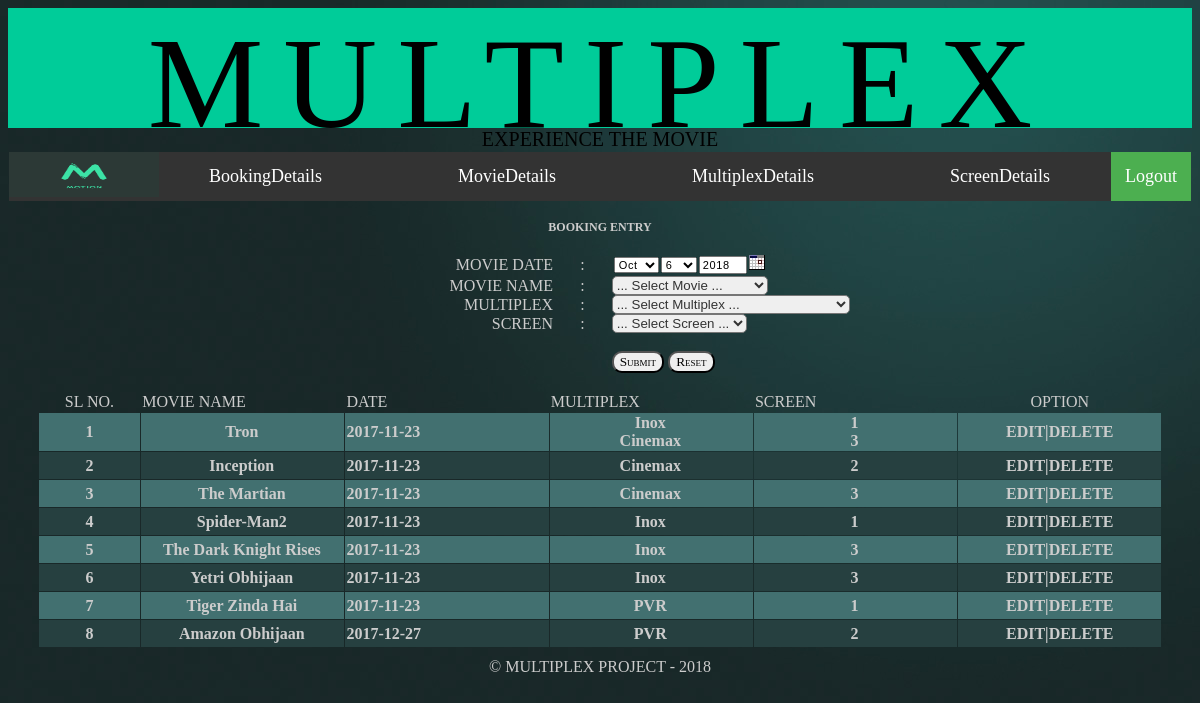
Screenshot of /booking.php with the database file from the repository.
### tables this page shows
CREATE TABLE IF NOT EXISTS `movie_master` (
  `mov_id` int(11) NOT NULL AUTO_INCREMENT,
  `mov_name` varchar(255) NOT NULL,
  `mov_lang` varchar(100) NOT NULL,
  `mov_date` date NOT NULL,
  `mov_time` time NOT NULL,
  `mov_abt` text NOT NULL,
  `mov_status` int(11) NOT NULL,
  PRIMARY KEY (`mov_id`)
);

CREATE TABLE IF NOT EXISTS `movie_detail` (
  `md_id` int(11) NOT NULL AUTO_INCREMENT,
  `mov_id` int(11) NOT NULL,
  `mp_id` int(11) NOT NULL,
  `sc_id` int(11) NOT NULL,
  PRIMARY KEY (`md_id`)
);

CREATE TABLE IF NOT EXISTS `multiplex_master` (
  `mp_id` int(11) NOT NULL AUTO_INCREMENT,
  `mp_name` varchar(255) NOT NULL,
  `mp_address` text NOT NULL,
  `mp_contact` varchar(50) NOT NULL,
  `mp_status` int(11) NOT NULL,
  PRIMARY KEY (`mp_id`)
);

CREATE TABLE IF NOT EXISTS `screen_master` (
  `sc_id` int(11) NOT NULL AUTO_INCREMENT,
  `mp_id` int(11) NOT NULL,
  `no_of_seat` int(11) NOT NULL,
  `sc_name` varchar(50) NOT NULL,
  `sc_status` int(11) NOT NULL,
  PRIMARY KEY (`sc_id`)
);

### booking.php (the view, shortened to what this page needs)
<?php
include "includes/config.php";
?>
<!DOCTYPE html PUBLIC "-//W3C//DTD XHTML 1.0 Transitional//EN" "http://www.w3.org/TR/xhtml1/DTD/xhtml1-transitional.dtd">
<html xmlns="http://www.w3.org/1999/xhtml">
<head>
<title><?php echo $title;?></title></head>
<body background="images/gradbackground.jpg">
<form id="form1" name="form1" method="post" action="">
  <table width="100%" border="0" cellspacing="0" cellpadding="0" >
    <tr>
      <td><?php include "includes/banner.php";?></td>
    </tr>
    <tr>
      <td><?php include "includes/header.php";?></td>
    </tr>
	<tr>
      <td>&nbsp;</td>
    </tr>
    <tr>
      <td align="center"><table width="99%" border="0" cellspacing="0" cellpadding="0">
        <tr>
          <td colspan="3" align="center" style="font-size:12px; color:#CCCCCC; font-weight:bold;" >BOOKING ENTRY</td>
          </tr>
        <tr>
          <td colspan="3" align="right">&nbsp;</td>
          </tr>
        <tr style="color:#CCCCCC">
          <td align="right" style="font-family:Cursive;">MOVIE DATE </td>
          <td align="center">:</td>
          <td align="left"><script>DateInput('movdate', true, 'YYYY-MM-DD')</script></td>
        </tr>
        <tr style="color:#CCCCCC">
          <td align="right" style="font-family:Cursive;">MOVIE NAME </td>
          <td align="center">:</td>
          <td align="left"><select name="mov" id="mov" class="box">
            <option value="0">... Select Movie ...</option>
                    </select></td>
        </tr>
        <tr style="color:#CCCCCC">
          <td width="46%" align="right" style="font-family:Cursive;">MULTIPLEX</td>
          <td width="5%" align="center">:</td>
          <td width="49%" align="left"><select name="mp" id="mp" class="box">
            <option value="0">... Select Multiplex ...</option>
          </select>          </td>
        </tr>
        <tr style="color:#CCCCCC">
          <td align="right" style="font-family:Cursive;">SCREEN</td>
          <td align="center">:</td>
          <td align="left"><select name="sc_name" id="sc_name" class="box">
            <option value="0">... Select Screen ...</option>
          </select>          </td>
        </tr>
        <tr >
          <td colspan="3" align="right">&nbsp;</td>
          </tr>
        <tr>
          <td align="right">&nbsp;</td>
          <td align="center">&nbsp;</td>
          <td align="left"><input type="submit" class="btn" name="Submit" value="Submit"  id="Submit"/>
            <input name="Reset" type="reset" class="btn" id="Reset" value="Reset" /></td>
        </tr>
      </table></td>
    </tr>
    <tr>
      <td>&nbsp;</td>
    </tr>
	<?php
	  $fsql = "select * from movie_master mo where mo.mov_status='1'";
	  $frec = mysql_query($fsql);
	?>
    <tr>
      <td width="48%" align="center" valign="top"><div id="areaHint" style="visibility:visible; text-align:left; vertical-align:top">
        <table width="95%" border="0" align="center" cellpadding="1" cellspacing="1">
          <tr style="color:#CCCCCC">
            <td width="5%" align="center">SL NO. </td>
            <td width="10%" >MOVIE NAME</td>
            <td width="10%" >DATE</td>
            <td width="10%" >MULTIPLEX </td>
            <td width="10%" >SCREEN</td>
            <td width="10%" align="center" >OPTION</td>
          </tr>
          <?php
		  	$color1 = "#264040";
			$color2 = "#427070";
			$row_count = 0;
		  $i = 1;
		  while($fres = mysql_fetch_assoc($frec))
		  {
		  	$row_color = ($row_count % 2) ? $color1 : $color2;
		  ?>
          <tr style="background-color:<?php echo $row_color ?>; color:#CCCCCC; font-weight:bolder;">
            <td height="25" align="center"><?php echo $i;?></td>
            <td><table width="99%" border="0" cellspacing="0" cellpadding="0">
            <tr>
              <td align="center"><?php echo $fres['mov_name'];?></td>
            </tr>
            </table></td>
            <td><table width="99%" border="0" cellspacing="0" cellpadding="0">
              <tr>
                <td><?php echo $fres['mov_date'];?></td>
              </tr>
            </table></td>
            <td><table width="99%" border="0" cellspacing="0" cellpadding="0">
             <?php
		  	$md_sql = "select * from movie_detail md, multiplex_master mp where md.mov_id='$fres[mov_id]' and md.mp_id=mp.mp_id";
			$md_rec = mysql_query($md_sql);
			while($md_res = mysql_fetch_assoc($md_rec))
			{
		  ?>
            <tr>
              <td align="center"><?php echo $md_res['mp_name'];?></td>
            </tr>
		<?php
		}
		?>
            </table></td>
            <td><table width="99%" border="0" cellspacing="0" cellpadding="0">
               <?php
		  	$md_sql = "select * from movie_detail md, screen_master sc where md.mov_id='$fres[mov_id]' and md.sc_id=sc.sc_id";
			$md_rec = mysql_query($md_sql);
			while($md_res = mysql_fetch_assoc($md_rec))
			{
		  ?>
            <tr>
              <td align="center"><?php echo $md_res['sc_name'];?></td>
            </tr>
		<?php
		}
		?>
            </table></td>
            <td align="center" valign="middle"><a href="booking.php?E=<?php echo $fres['md_id'];?>" style="text-decoration:none; color:#CCCCCC;">EDIT</a>|<a onclick="return confirm('Are You Sure?')" href="booking.php?D=<?php echo $fres['md_id'];?>" style="text-decoration:none; color:#CCCCCC;">DELETE</a></td>
          </tr>
          <?php
		  	$row_count ++;
			$i++;
		  }
		  ?>
        </table>
      </div></td>
    </tr>
    <tr>
      <td><?php include "includes/footer.php";?></td>
    </tr>
  </table>
</form>
</body>
</html>

### includes/banner.php (shortened to what this page needs)
<table width="100%" border="0" cellspacing="0" cellpadding="0">
  <tr>
    <td><div align="center" style="font-size:130px; font-stretch:ultra-expanded; richness:50px; width:100%; height:120px; background-color:#00CC99; letter-spacing:20px;">
MULTIPLEX
</div></td>
  </tr>
  <tr>
    <td><div align="center" style="font-size:20px;richness:50px; visibility:inherit;">
<marquee
     direction="left"
     scrollamount="2.5"
     scrolldelay="4"
     behavior="alternate"
     width="100%"
	 height="30px"
     bgcolor="#00CC99"
>
EXPERIENCE THE MOVIE
</marquee>
</div>
</td>
  </tr>
</table>

### includes/header.php (shortened to what this page needs)
<!DOCTYPE html PUBLIC "-//W3C//DTD XHTML 1.0 Transitional//EN" "http://www.w3.org/TR/xhtml1/DTD/xhtml1-transitional.dtd">
<html xmlns="http://www.w3.org/1999/xhtml">
<head>
</head>
 <ul>
  <li><img src="images/logo.gif" height="45"  width="150" /></li>
  <li>&nbsp;</li>  <li>&nbsp;</li>  <li>&nbsp;</li>  <li>&nbsp;</li>  <li>&nbsp;</li>  <li>&nbsp;</li>  <li>&nbsp;</li>  <li>&nbsp;</li>  <li>&nbsp;
  <li><a href="../hall/booking.php">BookingDetails</a></li>
  <li>&nbsp;</li>  <li>&nbsp;</li>  <li>&nbsp;</li>  <li>&nbsp;</li>  <li>&nbsp;</li>  <li>&nbsp;</li>  <li>&nbsp;</li>  <li>&nbsp;</li>  <li>&nbsp;
  <li>&nbsp;</li>  <li>&nbsp;</li>  <li>&nbsp;</li>  <li>&nbsp;</li>  <li>&nbsp;</li>  <li>&nbsp;</li>  <li>&nbsp;</li>  <li>&nbsp;</li>  <li>&nbsp;
  <li>&nbsp;</li>  <li>&nbsp;</li>  <li>&nbsp;</li>  <li>&nbsp;</li>  <li>&nbsp;</li>  <li>&nbsp;</li>  <li>&nbsp;</li>  <li>&nbsp;</li>  <li>&nbsp;
  <li><a href="../hall/moviereg.php">MovieDetails</a></li>
  <li>&nbsp;</li>  <li>&nbsp;</li>  <li>&nbsp;</li>  <li>&nbsp;</li>  <li>&nbsp;</li>  <li>&nbsp;</li>  <li>&nbsp;</li>  <li>&nbsp;</li>  <li>&nbsp;
  <li>&nbsp;</li>  <li>&nbsp;</li>  <li>&nbsp;</li>  <li>&nbsp;</li>  <li>&nbsp;</li>  <li>&nbsp;</li>  <li>&nbsp;</li>  <li>&nbsp;</li>  <li>&nbsp;
  <li>&nbsp;</li>  <li>&nbsp;</li>  <li>&nbsp;</li>  <li>&nbsp;</li>  <li>&nbsp;</li>  <li>&nbsp;</li>  <li>&nbsp;</li>  <li>&nbsp;</li>  <li>&nbsp;
  <li><a href="../hall/multiplexreg.php">MultiplexDetails</a></li>
  <li></li>  <li></li>  <li></li>  <li></li>  <li></li>  <li></li>  <li></li>  <li></li>  <li> <li></li>  <li></li>  <li></li>  <li></li>  <li></li>  <li></li>  <li></li>  <li></li>  <li>
  <li>&nbsp;</li>  <li>&nbsp;</li>  <li>&nbsp;</li>  <li>&nbsp;</li>  <li>&nbsp;</li>  <li>&nbsp;</li>  <li>&nbsp;</li>  <li>&nbsp;</li>  <li>&nbsp;
  <li><a href="../hall/screenreg.php">ScreenDetails</a></li>
  <li style="float:right"><a class="active"<a href="../hall/logout.php">Logout</a></li>
</ul>
<body>
</body>
</html>

### includes/footer.php
<table width="100%" border="0" cellspacing="0" cellpadding="0">
  <tr>
    <td height="10"></td>
  </tr>
  <tr>
    <td align="center" style="color:#CCCCCC;">&copy; MULTIPLEX PROJECT - 2018</td>
  </tr>
   <tr>
    <td height="10"></td>
  </tr>
</table>

### booking.php (style rules this page uses)
.box { border-radius:5px; color:#333333; overflow:hidden; }
.btn { border-radius:10px; font-family:Cursive; font-variant:small-caps; }

### includes/header.php (style rules this page uses)
ul { list-style-type: none; margin:1px; padding: 0; overflow: hidden; background-color: #333; }
li { float: left; }
li a { display: block; color: white; text-align: center; font-size:18px; padding: 14px; word-spacing:32px; text-decoration: none; }
.active { background-color: #4CAF50; }

### rows the page displays
movie_master: mov_name "Tron", mov_date "2017-11-23"
movie_detail: mp.mp_name "Inox", sc.sc_name "1"
movie_detail: mp.mp_name "Cinemax", sc.sc_name "3"
movie_master: mov_name "Inception", mov_date "2017-11-23"
movie_detail: mp.mp_name "Cinemax", sc.sc_name "2"
movie_master: mov_name "The Martian", mov_date "2017-11-23"
movie_detail: mp.mp_name "Cinemax", sc.sc_name "3"
movie_master: mov_name "Spider-Man2", mov_date "2017-11-23"
movie_detail: mp.mp_name "Inox", sc.sc_name "1"
movie_master: mov_name "The Dark Knight Rises", mov_date "2017-11-23"
movie_detail: mp.mp_name "Inox", sc.sc_name "3"
movie_master: mov_name "Yetri Obhijaan", mov_date "2017-11-23"
movie_detail: mp.mp_name "Inox", sc.sc_name "3"
movie_master: mov_name "Tiger Zinda Hai", mov_date "2017-11-23"
movie_detail: mp.mp_name "PVR", sc.sc_name "1"
movie_master: mov_name "Amazon Obhijaan", mov_date "2017-12-27"
movie_detail: mp.mp_name "PVR", sc.sc_name "2"
